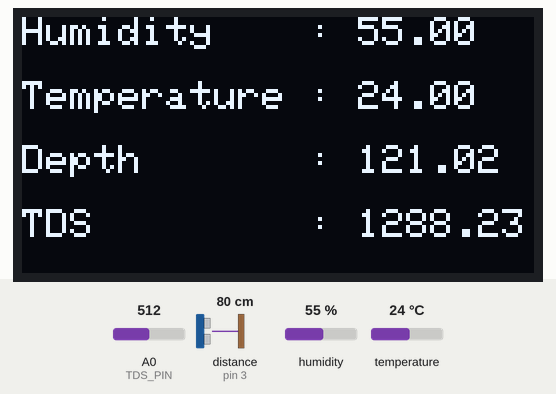
This sketch was run on a simulated Arduino Uno, built with avr-gcc and run on an emulated ATmega328P. Shown: 128×64 one-colour display. Wiring (inferred from the names in the program): ultrasonic range finder: trigger pin 4; echo pin 3. Inputs (shaded band) come from the test bench; at power-on: distance to the obstacle (sensor on pin 3) 80 cm, humidity 55 %, A0 (TDS_PIN) = 512, temperature 24 °C. The echo pulse lasts 58.3 µs per cm; what the sketch prints to the serial monitor is not drawn.

Above: at 3.2 s.
3.3 s: distance to the obstacle (sensor on pin 3) set to 2 cm
At 3.58 s:
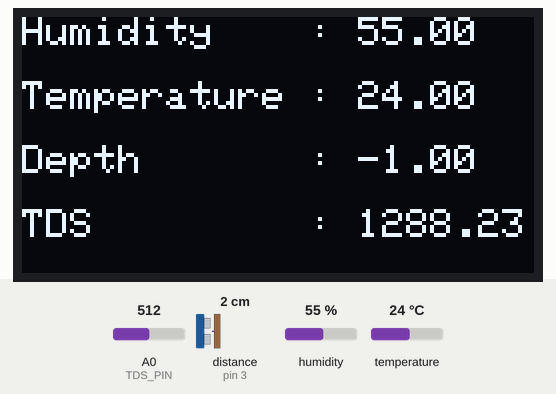
5.8 s: humidity set to 22 %
At 6.5 s:
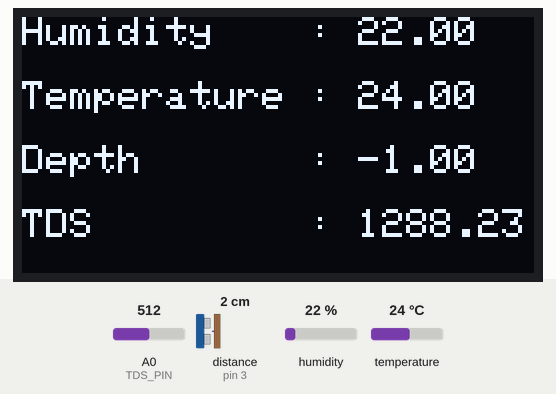
7.8 s: A0 (TDS_PIN) set to 390
At 9.0 s:
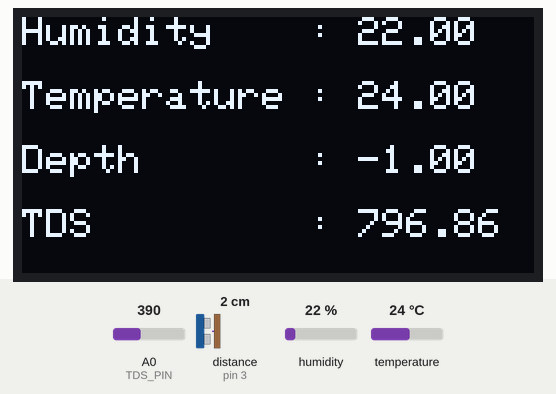
9.6 s: distance to the obstacle (sensor on pin 3) set to 4 cm
At 10.3 s:
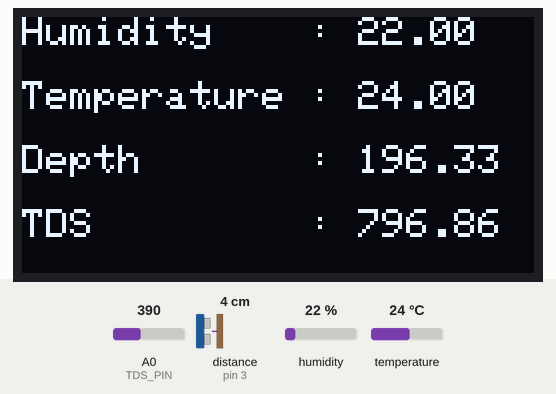
11.3 s: temperature set to 33 °C
At 13.0 s:
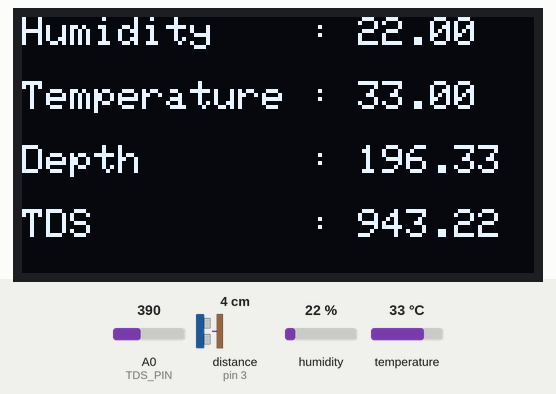
13.9 s: A0 (TDS_PIN) set to 306
At 14.7 s:
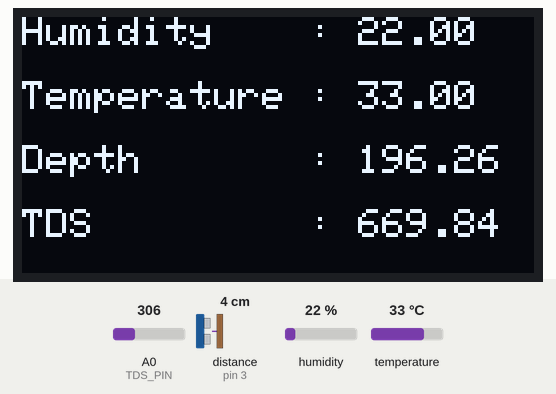
Timing chart, 0 to 16.7 s (numbered marks = the images above; inputs shaded):
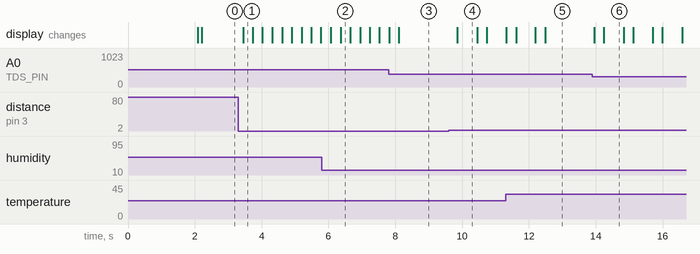

Measured:
- after the input at 3.3 s, the display: changes after 0.14 s (image 1)
- after the input at 5.8 s, the display: first differs from a run without the input after 0.56 s (image 2)
- after the input at 7.8 s, the display: first differs from a run without the input after 0.31 s (image 3)
- after the input at 9.6 s, the display: changes after 0.26 s (image 4)
- after the input at 11.3 s, the display: first differs from a run without the input after 1.2 s (image 5)
- after the input at 13.9 s, the display: first changes after 0.05 s (image 6 shows a later state)
- what the display in image 4 shows lasts 0.5 s, from 9.9 s to 10.4 s

The sketch:

aquasense.ino
```cpp
#include <Wire.h>
#include <DHT.h>
#include <Adafruit_GFX.h>
#include <Adafruit_SSD1306.h>

// ---------------- DHT ----------------
#define DHTPIN 2
#define DHTTYPE DHT22
DHT dht(DHTPIN, DHTTYPE);

// ---------------- ULTRASONIC ----------------
#define TRIG_PIN 4
#define ECHO_PIN 3

// ---------------- TDS ----------------
#define TDS_PIN A0
float tdsValue = 0;

// ---------------- TANK HEIGHT ----------------
#define TANK_HEIGHT 200

// ---------------- OLED ----------------
#define SCREEN_WIDTH 128
#define SCREEN_HEIGHT 64
Adafruit_SSD1306 display(SCREEN_WIDTH, SCREEN_HEIGHT, &Wire, -1);

// ---------------- LOGO BITMAP ----------------
// AquaSense logo — 128x64px, white on black, clean (no artifacts)
const unsigned char logo_bmp[] PROGMEM = {
  0x00, 0x00, 0x00, 0x00, 0x00, 0x00, 0x00, 0x00, 0x00, 0x00, 0x00, 0x00, 0x00, 0x00, 0x00, 0x00,
  0x00, 0x00, 0x00, 0x00, 0x00, 0x00, 0x00, 0x00, 0x00, 0x00, 0x00, 0x00, 0x00, 0x00, 0x00, 0x00,
  0x00, 0x00, 0x00, 0x00, 0x00, 0x00, 0x00, 0x00, 0x00, 0x00, 0x00, 0x00, 0x00, 0x00, 0x00, 0x00,
  0x00, 0x00, 0x00, 0x00, 0x00, 0x00, 0x00, 0x00, 0x00, 0x00, 0x00, 0x00, 0x00, 0x00, 0x00, 0x00,
  0x00, 0x00, 0x00, 0x00, 0x00, 0x00, 0x00, 0x00, 0x00, 0x00, 0x00, 0x00, 0x00, 0x00, 0x00, 0x00,
  0x00, 0x00, 0x00, 0x00, 0x00, 0x00, 0x00, 0x00, 0x00, 0x00, 0x00, 0x00, 0x00, 0x00, 0x00, 0x00,
  0x00, 0x00, 0x00, 0x00, 0x00, 0x00, 0x00, 0x00, 0x00, 0x00, 0x00, 0x00, 0x00, 0x00, 0x00, 0x00,
  0x00, 0x00, 0x00, 0x00, 0x00, 0x00, 0x00, 0x00, 0x00, 0x00, 0x00, 0x00, 0x00, 0x00, 0x00, 0x00,
  0x00, 0x00, 0x00, 0x00, 0x00, 0x00, 0x00, 0x00, 0x00, 0x00, 0x00, 0x00, 0x00, 0x00, 0x00, 0x00,
  0x00, 0x00, 0x00, 0x00, 0x00, 0x00, 0x00, 0x00, 0x00, 0x00, 0x00, 0x00, 0x00, 0x00, 0x00, 0x00,
  0x00, 0x00, 0x00, 0x00, 0x00, 0x00, 0x00, 0x00, 0x00, 0x00, 0x00, 0x00, 0x00, 0x00, 0x00, 0x00,
  0x00, 0x00, 0x00, 0x00, 0x00, 0x00, 0x00, 0x00, 0x00, 0x00, 0x00, 0x00, 0x00, 0x00, 0x00, 0x00,
  0x00, 0x00, 0x00, 0x00, 0x00, 0x00, 0x00, 0x00, 0x00, 0x00, 0x00, 0x00, 0x00, 0x00, 0x00, 0x00,
  0x00, 0x00, 0x00, 0x00, 0x00, 0x00, 0x00, 0x00, 0x00, 0x00, 0x00, 0x00, 0x00, 0x00, 0x00, 0x00,
  0x00, 0x00, 0x00, 0x00, 0x00, 0x00, 0x00, 0x00, 0x00, 0x00, 0x00, 0x00, 0x00, 0x00, 0x00, 0x00,
  0x00, 0x00, 0x00, 0x00, 0x00, 0x00, 0x00, 0x00, 0x00, 0x00, 0x00, 0x00, 0x00, 0x00, 0x00, 0x00,
  0x00, 0x00, 0x00, 0x00, 0x00, 0x00, 0x00, 0x00, 0x00, 0x00, 0x00, 0x00, 0x00, 0x00, 0x00, 0x00,
  0x00, 0x00, 0x00, 0x00, 0x00, 0x00, 0x00, 0x00, 0x00, 0x00, 0x00, 0x00, 0x00, 0x00, 0x00, 0x00,
  0x00, 0x00, 0x00, 0x00, 0x00, 0x00, 0x00, 0x00, 0x00, 0x00, 0x00, 0x00, 0x00, 0x00, 0x00, 0x00,
  0x00, 0x00, 0x00, 0x00, 0x00, 0x00, 0x00, 0x00, 0x00, 0x00, 0x00, 0x00, 0x00, 0x00, 0x00, 0x00,
  0x00, 0x00, 0x00, 0x00, 0x00, 0x00, 0x00, 0x00, 0x00, 0x00, 0x00, 0x00, 0x00, 0x00, 0x00, 0x00,
  0x00, 0x00, 0x00, 0x00, 0x00, 0x00, 0x00, 0x00, 0x00, 0x00, 0x00, 0x00, 0x00, 0x00, 0x00, 0x00,
  0x00, 0x00, 0x00, 0x38, 0x00, 0x00, 0x1C, 0x03, 0x80, 0x38, 0x01, 0xC0, 0x38, 0x03, 0x80, 0x00,
  0x00, 0x01, 0xC0, 0x7E, 0x0C, 0x30, 0x7E, 0x07, 0xE0, 0xFE, 0x0F, 0xE0, 0xFE, 0x0F, 0xE0, 0x00,
  0x00, 0x01, 0xC0, 0xC3, 0x0C, 0x30, 0xC3, 0x0C, 0x60, 0xC6, 0x0E, 0x30, 0xC6, 0x0C, 0x60, 0x00,
  0x00, 0x03, 0xC0, 0xC3, 0x0C, 0x30, 0xC3, 0x0C, 0x30, 0x82, 0x0C, 0x30, 0x82, 0x08, 0x20, 0x00,
  0x00, 0x03, 0xC0, 0xC3, 0x0C, 0x30, 0xC3, 0x0C, 0x30, 0x82, 0x0C, 0x30, 0x82, 0x08, 0x30, 0x00,
  0x00, 0x02, 0x60, 0xC3, 0x0C, 0x30, 0x03, 0x0C, 0x30, 0x82, 0x0C, 0x30, 0xC2, 0x08, 0x30, 0x00,
  0x00, 0x02, 0x60, 0xC3, 0x0C, 0x30, 0x03, 0x06, 0x00, 0x82, 0x0C, 0x30, 0x60, 0x08, 0x30, 0x00,
  0x00, 0x06, 0x60, 0xC3, 0x0C, 0x30, 0x3F, 0x03, 0x00, 0xFE, 0x0C, 0x30, 0x70, 0x0F, 0xF0, 0x00,
  0x00, 0x06, 0x60, 0xC3, 0x0C, 0x30, 0x7F, 0x01, 0x80, 0xFF, 0x0C, 0x30, 0x38, 0x0F, 0xF0, 0x00,
  0x00, 0x06, 0x20, 0xC3, 0x0C, 0x30, 0xC3, 0x00, 0xC0, 0x80, 0x0C, 0x30, 0x1C, 0x0C, 0x00, 0x00,
  0x00, 0x06, 0x30, 0xC3, 0x0C, 0x30, 0xC3, 0x00, 0x60, 0x80, 0x0C, 0x30, 0x0E, 0x08, 0x00, 0x00,
  0x00, 0x07, 0xF0, 0xC3, 0x0C, 0x30, 0xC3, 0x0C, 0x30, 0x80, 0x0C, 0x30, 0x86, 0x08, 0x00, 0x00,
  0x00, 0x0F, 0xF0, 0xC3, 0x0C, 0x30, 0xC3, 0x0C, 0x30, 0x83, 0x0C, 0x30, 0x83, 0x08, 0x30, 0x00,
  0x00, 0x0C, 0x10, 0xC3, 0x0C, 0x30, 0xC3, 0x0C, 0x30, 0x82, 0x0C, 0x30, 0x83, 0x08, 0x20, 0x00,
  0x00, 0x0C, 0x18, 0xC3, 0x0C, 0x70, 0xC7, 0x0C, 0x30, 0xC6, 0x0C, 0x30, 0xC7, 0x0C, 0x60, 0x00,
  0x00, 0x18, 0x18, 0x7E, 0x07, 0xF0, 0x7F, 0x07, 0xE0, 0xFE, 0x0C, 0x30, 0xFE, 0x0F, 0xE0, 0x00,
  0x00, 0x00, 0x00, 0x1F, 0xC3, 0x00, 0x30, 0x01, 0x80, 0x38, 0x00, 0x00, 0x18, 0x03, 0x80, 0x00,
  0x00, 0x00, 0x00, 0x00, 0xC0, 0x00, 0x00, 0x00, 0x00, 0x00, 0x00, 0x00, 0x00, 0x00, 0x00, 0x00,
  0x00, 0x00, 0x00, 0x00, 0x00, 0x00, 0x00, 0x00, 0x00, 0x00, 0x00, 0x00, 0x00, 0x00, 0x00, 0x00,
  0x00, 0x00, 0x00, 0x00, 0x00, 0x00, 0x00, 0x00, 0x00, 0x00, 0x00, 0x00, 0x00, 0x00, 0x00, 0x00,
  0x00, 0x00, 0x00, 0x00, 0x00, 0x00, 0x00, 0x00, 0x00, 0x00, 0x00, 0x00, 0x00, 0x00, 0x00, 0x00,
  0x00, 0x00, 0x00, 0x00, 0x00, 0x00, 0x00, 0x00, 0x00, 0x00, 0x00, 0x00, 0x00, 0x00, 0x00, 0x00,
  0x00, 0x00, 0x00, 0x00, 0x00, 0x00, 0x00, 0x00, 0x00, 0x00, 0x00, 0x00, 0x00, 0x00, 0x00, 0x00,
  0x00, 0x00, 0x00, 0x00, 0x00, 0x00, 0x00, 0x00, 0x00, 0x00, 0x00, 0x00, 0x00, 0x00, 0x00, 0x00,
  0x00, 0x00, 0x00, 0x00, 0x00, 0x00, 0x00, 0x00, 0x00, 0x00, 0x00, 0x00, 0x00, 0x00, 0x00, 0x00,
  0x00, 0x00, 0x00, 0x00, 0x00, 0x00, 0x00, 0x00, 0x00, 0x00, 0x00, 0x00, 0x00, 0x00, 0x00, 0x00,
  0x00, 0x00, 0x00, 0x00, 0x00, 0x00, 0x00, 0x00, 0x00, 0x00, 0x00, 0x00, 0x00, 0x00, 0x00, 0x00,
  0x00, 0x00, 0x00, 0x00, 0x00, 0x00, 0x00, 0x00, 0x00, 0x00, 0x00, 0x00, 0x00, 0x00, 0x00, 0x00,
  0x00, 0x00, 0x00, 0x00, 0x00, 0x00, 0x00, 0x00, 0x00, 0x00, 0x00, 0x00, 0x00, 0x00, 0x00, 0x00,
  0x00, 0x00, 0x00, 0x00, 0x00, 0x00, 0x00, 0x00, 0x00, 0x00, 0x00, 0x00, 0x00, 0x00, 0x00, 0x00,
  0x00, 0x00, 0x00, 0x00, 0x00, 0x00, 0x00, 0x00, 0x00, 0x00, 0x00, 0x00, 0x00, 0x00, 0x00, 0x00,
  0x00, 0x00, 0x00, 0x00, 0x00, 0x00, 0x00, 0x00, 0x00, 0x00, 0x00, 0x00, 0x00, 0x00, 0x00, 0x00,
  0x00, 0x00, 0x00, 0x00, 0x00, 0x00, 0x00, 0x00, 0x00, 0x00, 0x00, 0x00, 0x00, 0x00, 0x00, 0x00,
  0x00, 0x00, 0x00, 0x00, 0x00, 0x00, 0x00, 0x00, 0x00, 0x00, 0x00, 0x00, 0x00, 0x00, 0x00, 0x00,
  0x00, 0x00, 0x00, 0x00, 0x00, 0x00, 0x00, 0x00, 0x00, 0x00, 0x00, 0x00, 0x00, 0x00, 0x00, 0x00,
  0x00, 0x00, 0x00, 0x00, 0x00, 0x00, 0x00, 0x00, 0x00, 0x00, 0x00, 0x00, 0x00, 0x00, 0x00, 0x00,
  0x00, 0x00, 0x00, 0x00, 0x00, 0x00, 0x00, 0x00, 0x00, 0x00, 0x00, 0x00, 0x00, 0x00, 0x00, 0x00,
  0x00, 0x00, 0x00, 0x00, 0x00, 0x00, 0x00, 0x00, 0x00, 0x00, 0x00, 0x00, 0x00, 0x00, 0x00, 0x00,
  0x00, 0x00, 0x00, 0x00, 0x00, 0x00, 0x00, 0x00, 0x00, 0x00, 0x00, 0x00, 0x00, 0x00, 0x00, 0x00,
  0x00, 0x00, 0x00, 0x00, 0x00, 0x00, 0x00, 0x00, 0x00, 0x00, 0x00, 0x00, 0x00, 0x00, 0x00, 0x00,
  0x00, 0x00, 0x00, 0x00, 0x00, 0x00, 0x00, 0x00, 0x00, 0x00, 0x00, 0x00, 0x00, 0x00, 0x00, 0x00,
  0x00, 0x00, 0x00, 0x00, 0x00, 0x00, 0x00, 0x00, 0x00, 0x00, 0x00, 0x00, 0x00, 0x00, 0x00, 0x00
};

// ---------------- VARIABLES ----------------
unsigned long lastDHT = 0;

float humidity = 0;
float temperature = 0;
float distance = -1;
float waterDepth = -1;

// ---------------- ULTRASONIC ----------------
float readUltrasonic() {

  float sum = 0;
  int validReadings = 0;

  for (int i = 0; i < 5; i++) {

    digitalWrite(TRIG_PIN, LOW);
    delayMicroseconds(2);

    digitalWrite(TRIG_PIN, HIGH);
    delayMicroseconds(10);
    digitalWrite(TRIG_PIN, LOW);

    long duration = pulseIn(ECHO_PIN, HIGH, 20000);

    if (duration > 0) {
      float d = duration * 0.034 / 2;

      if (d >= 2 && d <= 400) {
        sum += d;
        validReadings++;
      }
    }

    delay(10);
  }

  if (validReadings == 0) {
    return -1;
  }

  return sum / validReadings;
}

// ---------------- TDS ----------------
float readTDS() {
  int raw = analogRead(TDS_PIN);
  float voltage = raw * (5.0 / 1024.0);

  float compensation = 1.0 + 0.02 * (temperature - 25.0);

  float ec = (133.42 * voltage * voltage * voltage
             - 255.86 * voltage * voltage
             + 857.39 * voltage) * compensation;

  float tds = ec * 0.5;

  return tds;
}

// ---------------- SETUP ----------------
void setup() {
  Serial.begin(9600);

  dht.begin();

  pinMode(TRIG_PIN, OUTPUT);
  pinMode(ECHO_PIN, INPUT);
  pinMode(TDS_PIN, INPUT);

  if (!display.begin(SSD1306_SWITCHCAPVCC, 0x3C)) {
    while (true);
  }

  // ---- BOOT SPLASH: AquaSense logo for 2 seconds ----
  display.clearDisplay();
  display.drawBitmap(0, 0, logo_bmp, 128, 64, WHITE);
  display.display();
  delay(2000);
  display.clearDisplay();
  display.display();
  // ---- END SPLASH ----

  display.setTextSize(1);
  display.setTextColor(WHITE);
}

// ---------------- LOOP ----------------
void loop() {

  // Read distance
  distance = readUltrasonic();

  // Convert to depth
  if (distance >= 0) {
    waterDepth = TANK_HEIGHT - distance;
  } else {
    waterDepth = -1;
  }

  // DHT update every 2 sec
  if (millis() - lastDHT > 2000) {
    float h = dht.readHumidity();
    float t = dht.readTemperature();

    if (!isnan(h) && !isnan(t)) {
      humidity = h;
      temperature = t;
    }

    lastDHT = millis();
  }

  // Read TDS
  tdsValue = readTDS();

  // ---------------- SERIAL OUTPUT ----------------
  Serial.print(humidity);
  Serial.print(",");
  Serial.print(temperature);
  Serial.print(",");
  Serial.print(waterDepth);
  Serial.print(",");
  Serial.println(tdsValue);

  // ---------------- OLED DISPLAY ----------------
  display.clearDisplay();

  display.setCursor(0, 0);
  display.print("Humidity    : ");
  display.println(humidity);

  display.setCursor(0, 16);
  display.print("Temperature : ");
  display.println(temperature);

  display.setCursor(0, 32);
  display.print("Depth       : ");
  display.println(waterDepth);

  display.setCursor(0, 48);
  display.print("TDS         : ");
  display.println(tdsValue);

  display.display();

  delay(200);
}
```
